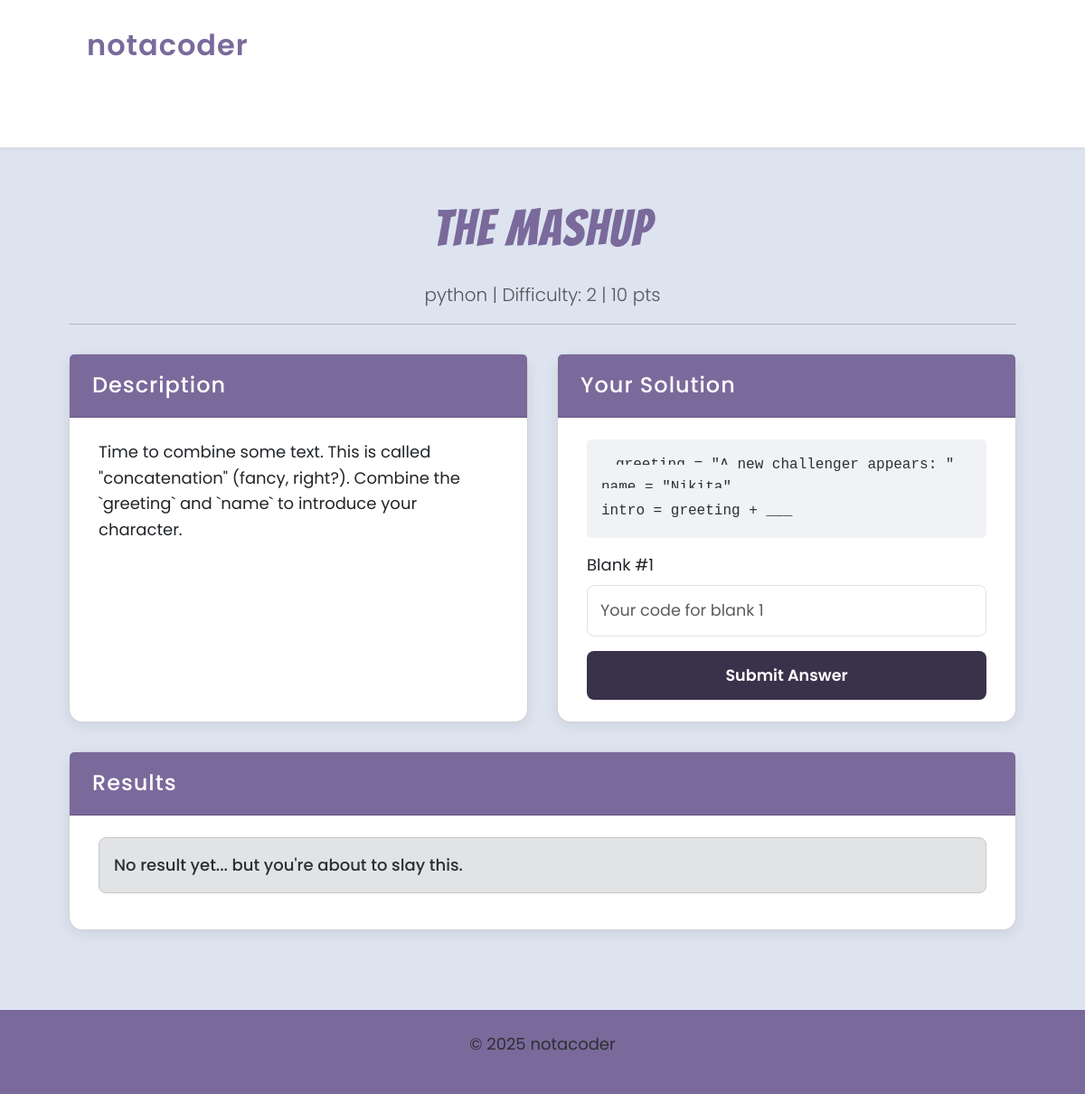
Page /challenges/4/ on the committed database.
### core/models.py (models this page shows, shortened)
class CodeChallenge(models.Model):
    title = models.CharField(max_length=200)
    slug = models.SlugField(
        unique=True,
        blank=True,
        max_length=220,
        help_text="URL-friendly version of the title, auto-generated."
    )
    description = models.TextField(blank=True, help_text="Instructions and context for the user.")
    code_template = models.TextField()
    language = models.ForeignKey(
        ProgrammingLanguage,
        on_delete=models.PROTECT,
        related_name='challenges',
        help_text="The programming language of the code snippet."
    )
    correct_answers_list = models.JSONField(
        default=list,
        help_text="A JSON list of strings representing the exact correct answers for the blanks, IN ORDER.",
    )
    tags = models.ManyToManyField(
        Tag,
        blank=True,
        related_name='challenges',
        help_text="Categorize the challenge with relevant tags."
    )
    difficulty = models.PositiveSmallIntegerField(default=1, help_text="Difficulty level (e.g., 1=easy, 5=hard)")
    points_reward = models.PositiveIntegerField(default=10, help_text="Points awarded for successful completion.")
    created_at = models.DateTimeField(auto_now_add=True)
    updated_at = models.DateTimeField(auto_now=True)
    class Meta:
        ordering = ['created_at']
    def get_number_of_blanks(self) -> int:
        return len(self.correct_answers_list)

class ProgrammingLanguage(models.Model):
    name = models.CharField(max_length=50, unique=True)
    slug = models.SlugField(unique=True)

### core/views.py (the view)
# urls.py: path('challenges/<int:challenge_id>/', views.challenge_detail, name='challenge_detail'),
def challenge_detail(request, challenge_id):
    challenge = get_object_or_404(
        CodeChallenge, id=challenge_id,
    )
    num_blanks = challenge.get_number_of_blanks()
    has_submitted = False
    is_correct = None
    submitted_answers = None
    full_code = None
    if request.method == 'POST':
        form = ChallengeSubmissionForm(request.POST, num_blanks=num_blanks)
        has_submitted = True
        if form.is_valid():
            submitted_answers = form.get_ordered_answers()
            is_correct = challenge.check_submission(submitted_answers)
            if is_correct:
                messages.success(request, f'🎉 Correct! You earned {challenge.points_reward} points!')
                full_code = challenge.construct_full_code(submitted_answers)
                user_id = request.session.get('guest_user_id')
                if user_id:
                    try:
                        user = GuestUser.objects.get(id=user_id)
                        user.completed_challenges.add(challenge)
                    except GuestUser.DoesNotExist:
                        pass
            else:
                messages.error(request, '❌ Not quite right. Try again!')
        else:
            messages.error(request, "Please fill in all the blanks.")
    else:
        form = ChallengeSubmissionForm(num_blanks=num_blanks)
    context = {
        'challenge': challenge,
        'form': form,
        'has_submitted': has_submitted,
        'is_correct': is_correct,
        'submitted_answers': submitted_answers,
        'full_code': full_code
    }
    return render(request, 'core/challenge_detail.html', context)

### core/forms.py (shortened to what this page needs)
class ChallengeSubmissionForm(forms.Form):
    def __init__(self, *args, **kwargs):
        num_blanks = kwargs.pop('num_blanks', 0)
        super().__init__(*args, **kwargs)
        for i in range(num_blanks):
            self.fields[f'answer_{i}'] = forms.CharField(
                label=f'Blank #{i+1}',
                required=True,
                widget=forms.TextInput(attrs={'class': 'form-control', 'placeholder': f'Your code for blank {i+1}'})
            )

### core/templates/core/challenge_detail.html (shortened to what this page needs)
{% extends "core/index.html" %}
{% load static %}
{% block content %}
<div class="container py-4">
    <div class="challenge-detail mb-4">
        <h1 class="text-center">{{ challenge.title }}</h1>
        <p class="lead text-center text-muted">
            {{ challenge.language.name }} | Difficulty: {{ challenge.difficulty }} | {{ challenge.points_reward }} pts
        </p>
        <hr>
    </div>
    <div class="challenge-container">
        <div class="challenge-description-section">
            <div class="card">
                <div class="card-header">Description</div>
                <div class="card-body">
                    {{ challenge.description|linebreaksbr }}
                </div>
            </div>
        </div>
        <div class="challenge-form-section">
            <div class="card">
                <div class="card-header">Your Solution</div>
                <div class="card-body">
                    <pre><code>{{ challenge.code_template }}</code></pre>
                    <form method="post">
                        {% for field in form %}
                            <div class="mb-3">
                                <label class="form-label">{{ field.label }}</label>
                                {{ field }}
                            </div>
                        {% endfor %}
                        <button type="submit" class="btn btn-primary w-100">Submit Answer</button>
                    </form>
                </div>
            </div>
        </div>
        <div class="challenge-result-section">
            <div class="card">
                <div class="card-header">Results</div>
                <div class="card-body">
                    {% if not has_submitted %}
                        <div class="alert alert-secondary" role="alert">
                            No result yet... but you're about to slay this.
                        </div>
                    {% else %}
                        <div class="alert alert-danger" role="alert">
                            ❌ Not quite right. Keep trying!
                        </div>
                    {% endif %}
                </div>
            </div>
        </div>
    </div>
</div>
{% endblock %}

### core/static/core/style.css (style rules this page uses)
:root { --pastel-light-blue: #dde4f0; --pastel-purple: #7a6a9b; --pastel-pink-dark: #3a324a; --pastel-cyan: #ffffff; --text-color: #2c2f33; --button-hover-color: #a58acb; --main-padding: 2rem 4rem; --font-heading: 'Bangers', cursive; --font-body: 'Poppins', sans-serif; --font-code: 'Courier New', Courier, monospace; }
html, body { height: 100%; }
body { background-color: var(--pastel-light-blue); color: var(--text-color); font-family: var(--font-body); margin: 0; padding: 0; display: flex; flex-direction: column; font-size: 18px; line-height: 1.6; }
h1, h2, h3, h4, h5 { font-family: var(--font-heading); color: var(--pastel-purple); letter-spacing: 1.5px; }
h1 { font-size: 3.5rem; margin-bottom: 1.5rem; text-align: center; }
p, a { font-family: var(--font-body); color: var(--text-color); }
button, .btn { background-color: var(--pastel-pink-dark); color: #fff; padding: 14px 28px; border: none; border-radius: 8px; font-family: var(--font-body); font-weight: 600; cursor: pointer; transition: background-color 0.3s ease-in-out, transform 0.2s ease; font-size: 1.1rem; }
.challenge-container { display: grid; grid-template-columns: 1fr 1fr; grid-template-rows: auto auto; gap: 2rem; max-width: 1400px; margin: 2rem auto; grid-template-areas: "description form" "result result"; }
.challenge-description-section { grid-area: description; }
.challenge-form-section { grid-area: form; }
.challenge-result-section { grid-area: result; }
.card { background: #fff; border-radius: 15px; box-shadow: 0 4px 15px rgba(0,0,0,0.08); display: flex; flex-direction: column; height: 100%; }
.card-header { background-color: var(--pastel-purple); color: white; font-family: var(--font-display); font-size: 1.5rem; padding: 15px 25px; border-radius: 15px 15px 0 0; font-weight: 500; letter-spacing: 1px; }
.card-body { padding: 1.5rem 2rem; flex-grow: 1; }
code, pre { background-color: #f0f2f5; font-family: var(--font-code); border-radius: 5px; padding: 1rem; color: var(--text-color); font-size: 1rem; white-space: pre-wrap; word-wrap: break-word; }
.alert { border-radius: 8px; font-weight: 500; }
.form-control { padding: 14px; font-size: 1.1rem; border-radius: 8px; }

### rows in the picture
CodeChallenge: title "The Mashup", language.name "python", difficulty "2", points_reward "10", description "Time to combine some text. This is called \"concatenation\" (fancy, right?). Combine the `greeting` and `name` to introduce your character.", code_template "greeting = \"A new challenger appears: \" name = \"Nikita\" intro = greeting + ___"

### other values in the picture
{{ field.label }} "Blank #1"
